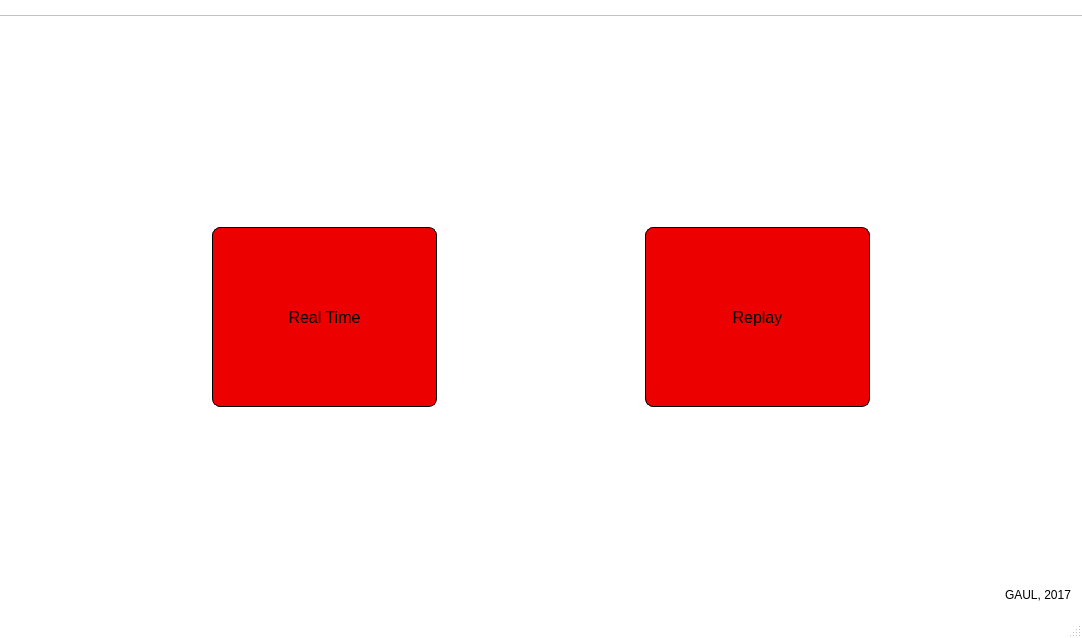
<?xml version="1.0" encoding="UTF-8"?>
<ui version="4.0">
 <class>MainWindow</class>
 <widget class="QMainWindow" name="MainWindow">
  <property name="geometry">
   <rect>
    <x>0</x>
    <y>0</y>
    <width>1082</width>
    <height>638</height>
   </rect>
  </property>
  <property name="palette">
   <palette>
    <active>
     <colorrole role="Base">
      <brush brushstyle="SolidPattern">
       <color alpha="255">
        <red>255</red>
        <green>255</green>
        <blue>255</blue>
       </color>
      </brush>
     </colorrole>
     <colorrole role="Window">
      <brush brushstyle="SolidPattern">
       <color alpha="255">
        <red>255</red>
        <green>255</green>
        <blue>255</blue>
       </color>
      </brush>
     </colorrole>
    </active>
    <inactive>
     <colorrole role="Base">
      <brush brushstyle="SolidPattern">
       <color alpha="255">
        <red>255</red>
        <green>255</green>
        <blue>255</blue>
       </color>
      </brush>
     </colorrole>
     <colorrole role="Window">
      <brush brushstyle="SolidPattern">
       <color alpha="255">
        <red>255</red>
        <green>255</green>
        <blue>255</blue>
       </color>
      </brush>
     </colorrole>
    </inactive>
    <disabled>
     <colorrole role="Base">
      <brush brushstyle="SolidPattern">
       <color alpha="255">
        <red>255</red>
        <green>255</green>
        <blue>255</blue>
       </color>
      </brush>
     </colorrole>
     <colorrole role="Window">
      <brush brushstyle="SolidPattern">
       <color alpha="255">
        <red>255</red>
        <green>255</green>
        <blue>255</blue>
       </color>
      </brush>
     </colorrole>
    </disabled>
   </palette>
  </property>
  <property name="windowTitle">
   <string>MainWindow</string>
  </property>
  <widget class="QWidget" name="centralWidget">
   <layout class="QVBoxLayout" name="verticalLayout">
    <item>
     <layout class="QHBoxLayout" name="horizontalLayout">
      <item>
       <spacer name="horizontalSpacer_2">
        <property name="orientation">
         <enum>Qt::Horizontal</enum>
        </property>
        <property name="sizeType">
         <enum>QSizePolicy::Fixed</enum>
        </property>
        <property name="sizeHint" stdset="0">
         <size>
          <width>30</width>
          <height>20</height>
         </size>
        </property>
       </spacer>
      </item>
      <item>
       <widget class="QLabel" name="label">
        <property name="sizePolicy">
         <sizepolicy hsizetype="Minimum" vsizetype="Minimum">
          <horstretch>0</horstretch>
          <verstretch>0</verstretch>
         </sizepolicy>
        </property>
        <property name="minimumSize">
         <size>
          <width>0</width>
          <height>0</height>
         </size>
        </property>
        <property name="maximumSize">
         <size>
          <width>400</width>
          <height>200</height>
         </size>
        </property>
        <property name="text">
         <string/>
        </property>
        <property name="pixmap">
         <pixmap>logo.jpg</pixmap>
        </property>
        <property name="scaledContents">
         <bool>true</bool>
        </property>
       </widget>
      </item>
      <item>
       <spacer name="horizontalSpacer">
        <property name="orientation">
         <enum>Qt::Horizontal</enum>
        </property>
        <property name="sizeHint" stdset="0">
         <size>
          <width>40</width>
          <height>20</height>
         </size>
        </property>
       </spacer>
      </item>
     </layout>
    </item>
    <item>
     <spacer name="verticalSpacer_2">
      <property name="orientation">
       <enum>Qt::Vertical</enum>
      </property>
      <property name="sizeHint" stdset="0">
       <size>
        <width>20</width>
        <height>40</height>
       </size>
      </property>
     </spacer>
    </item>
    <item>
     <layout class="QHBoxLayout" name="horizontalLayout_3">
      <item>
       <spacer name="horizontalSpacer_3">
        <property name="orientation">
         <enum>Qt::Horizontal</enum>
        </property>
        <property name="sizeHint" stdset="0">
         <size>
          <width>40</width>
          <height>20</height>
         </size>
        </property>
       </spacer>
      </item>
      <item>
       <widget class="QPushButton" name="pushButton">
        <property name="sizePolicy">
         <sizepolicy hsizetype="MinimumExpanding" vsizetype="MinimumExpanding">
          <horstretch>0</horstretch>
          <verstretch>0</verstretch>
         </sizepolicy>
        </property>
        <property name="minimumSize">
         <size>
          <width>225</width>
          <height>180</height>
         </size>
        </property>
        <property name="baseSize">
         <size>
          <width>0</width>
          <height>0</height>
         </size>
        </property>
        <property name="font">
         <font>
          <pointsize>12</pointsize>
         </font>
        </property>
        <property name="styleSheet">
         <string notr="true">#pushButton {
	background-color: rgb(236,0,0);
	border: 1px solid black;
	border-radius: 8px;
}</string>
        </property>
        <property name="text">
         <string>Real Time</string>
        </property>
        <property name="iconSize">
         <size>
          <width>20</width>
          <height>20</height>
         </size>
        </property>
       </widget>
      </item>
      <item>
       <spacer name="horizontalSpacer_4">
        <property name="orientation">
         <enum>Qt::Horizontal</enum>
        </property>
        <property name="sizeType">
         <enum>QSizePolicy::MinimumExpanding</enum>
        </property>
        <property name="sizeHint" stdset="0">
         <size>
          <width>180</width>
          <height>20</height>
         </size>
        </property>
       </spacer>
      </item>
      <item>
       <widget class="QPushButton" name="pushButton_2">
        <property name="sizePolicy">
         <sizepolicy hsizetype="MinimumExpanding" vsizetype="MinimumExpanding">
          <horstretch>0</horstretch>
          <verstretch>0</verstretch>
         </sizepolicy>
        </property>
        <property name="minimumSize">
         <size>
          <width>225</width>
          <height>180</height>
         </size>
        </property>
        <property name="font">
         <font>
          <pointsize>12</pointsize>
         </font>
        </property>
        <property name="styleSheet">
         <string notr="true">#pushButton_2 {
	background-color: rgb(236, 0, 0);
	border: 1px solid black;
	border-radius: 8px;
}</string>
        </property>
        <property name="text">
         <string>Replay</string>
        </property>
       </widget>
      </item>
      <item>
       <spacer name="horizontalSpacer_5">
        <property name="orientation">
         <enum>Qt::Horizontal</enum>
        </property>
        <property name="sizeHint" stdset="0">
         <size>
          <width>40</width>
          <height>20</height>
         </size>
        </property>
       </spacer>
      </item>
     </layout>
    </item>
    <item>
     <spacer name="verticalSpacer">
      <property name="orientation">
       <enum>Qt::Vertical</enum>
      </property>
      <property name="sizeHint" stdset="0">
       <size>
        <width>20</width>
        <height>40</height>
       </size>
      </property>
     </spacer>
    </item>
    <item>
     <layout class="QHBoxLayout" name="horizontalLayout_4">
      <property name="sizeConstraint">
       <enum>QLayout::SetMinimumSize</enum>
      </property>
      <item>
       <spacer name="horizontalSpacer_6">
        <property name="orientation">
         <enum>Qt::Horizontal</enum>
        </property>
        <property name="sizeHint" stdset="0">
         <size>
          <width>40</width>
          <height>20</height>
         </size>
        </property>
       </spacer>
      </item>
      <item>
       <widget class="QLabel" name="label_2">
        <property name="sizePolicy">
         <sizepolicy hsizetype="Preferred" vsizetype="Fixed">
          <horstretch>0</horstretch>
          <verstretch>0</verstretch>
         </sizepolicy>
        </property>
        <property name="text">
         <string>GAUL, 2017</string>
        </property>
       </widget>
      </item>
     </layout>
    </item>
   </layout>
   <zorder>horizontalSpacer_4</zorder>
   <zorder>horizontalLayoutWidget</zorder>
   <zorder>horizontalLayoutWidget_2</zorder>
   <zorder>horizontalLayoutWidget_3</zorder>
   <zorder>verticalSpacer</zorder>
   <zorder>verticalSpacer_2</zorder>
  </widget>
  <widget class="QStatusBar" name="statusBar"/>
  <widget class="QMenuBar" name="menuBar">
   <property name="geometry">
    <rect>
     <x>0</x>
     <y>0</y>
     <width>1082</width>
     <height>26</height>
    </rect>
   </property>
  </widget>
  <widget class="QToolBar" name="mainToolBar">
   <property name="sizePolicy">
    <sizepolicy hsizetype="Preferred" vsizetype="Fixed">
     <horstretch>0</horstretch>
     <verstretch>0</verstretch>
    </sizepolicy>
   </property>
   <property name="maximumSize">
    <size>
     <width>16777215</width>
     <height>16777215</height>
    </size>
   </property>
   <property name="movable">
    <bool>false</bool>
   </property>
   <property name="allowedAreas">
    <set>Qt::AllToolBarAreas</set>
   </property>
   <attribute name="toolBarArea">
    <enum>TopToolBarArea</enum>
   </attribute>
   <attribute name="toolBarBreak">
    <bool>false</bool>
   </attribute>
  </widget>
 </widget>
 <layoutdefault spacing="6" margin="11"/>
 <resources/>
 <connections/>
</ui>
